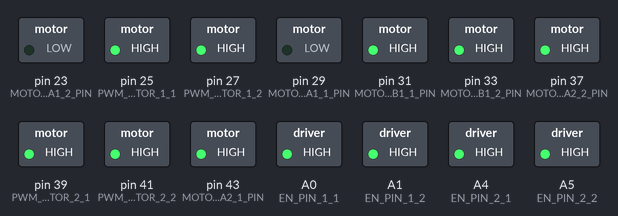
The sketch below on a simulated Arduino Mega 2560, built with avr-gcc and run on an emulated ATmega2560. Parts: switched loads named in the sketch (green lamp = pin HIGH). What the sketch prints to the serial monitor is not drawn.

Above: at 0.1 s.
Timing chart, 0 to 1.6 s (numbered marks = the images above):
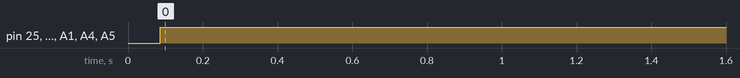

Measured:
- by itself, pin 25 (PWM_MOTOR_1_1), pin 27 (PWM_MOTOR_1_2), pin 31 (MOTOR_B1_1_PIN), pin 33 (MOTOR_B1_2_PIN), pin 37 (MOTOR_A2_2_PIN), pin 39 (PWM_MOTOR_2_1), pin 41 (PWM_MOTOR_2_2), pin 43 (MOTOR_A2_1_PIN), A0 (EN_PIN_1_1), A1 (EN_PIN_1_2), A4 (EN_PIN_2_1), A5 (EN_PIN_2_2): LOW → HIGH at 0.09 s

The sketch:

Monster_Motor_Driver.ino
```cpp
#define BRAKE 0
#define CW    1
#define CCW   2
#define CS_THRESHOLD 15   // Definition of safety current (Check: "1.3 Monster Shield Example").

//MOTOR 1 THIS MIGHT BE INCORRECT
#define MOTOR_A1_1_PIN 29
#define MOTOR_A1_2_PIN 23
#define MOTOR_B1_1_PIN 31
#define MOTOR_B1_2_PIN 33

//MOTOR 2
#define MOTOR_A2_1_PIN 43
#define MOTOR_A2_2_PIN 37
#define MOTOR_B2_1_PIN 45
#define MOTOR_B2_2_PIN 47

#define PWM_MOTOR_1_1 25
#define PWM_MOTOR_1_2 27
#define PWM_MOTOR_2_1 39
#define PWM_MOTOR_2_2 41

#define CURRENT_SEN_1_1 A2
#define CURRENT_SEN_1_2 A3
#define CURRENT_SEN_2_1 A6
#define CURRENT_SEN_2_2 A7

#define EN_PIN_1_1 A0
#define EN_PIN_1_2 A1
#define EN_PIN_2_1 A4
#define EN_PIN_2_2 A5

#define MOTOR_1 0 // I don't know what this is yet
#define MOTOR_2 1 // This too

short usSpeed = 150;  //default motor speed
unsigned short usMotor_Status = BRAKE;

void setup()
{
  pinMode(MOTOR_A1_1_PIN, OUTPUT);
  pinMode(MOTOR_A1_2_PIN, OUTPUT);
  pinMode(MOTOR_B1_1_PIN, OUTPUT);
  pinMode(MOTOR_B1_2_PIN, OUTPUT);

  pinMode(MOTOR_A2_1_PIN, OUTPUT);
  pinMode(MOTOR_A2_2_PIN, OUTPUT);
  pinMode(MOTOR_B2_1_PIN, OUTPUT);
  pinMode(MOTOR_B2_2_PIN, OUTPUT);

  pinMode(PWM_MOTOR_1_1, OUTPUT);
  pinMode(PWM_MOTOR_1_2, OUTPUT);
  pinMode(PWM_MOTOR_2_1, OUTPUT);
  pinMode(PWM_MOTOR_2_2, OUTPUT);

  pinMode(CURRENT_SEN_1_1, OUTPUT);
  pinMode(CURRENT_SEN_1_2, OUTPUT);
  pinMode(CURRENT_SEN_2_1, OUTPUT);
  pinMode(CURRENT_SEN_2_2, OUTPUT);

  pinMode(EN_PIN_1_1, OUTPUT);
  pinMode(EN_PIN_1_2, OUTPUT);
  pinMode(EN_PIN_2_1, OUTPUT);
  pinMode(EN_PIN_2_2, OUTPUT);

  Serial.begin(9600);              // Initiates the serial to do the monitoring
  Serial.println("Begin motor control");
  Serial.println(); //Print function list for user selection
  Serial.println("Enter number for control option:");
  Serial.println("1. STOP");
  Serial.println("2. FORWARD");
  Serial.println("3. REVERSE");
  Serial.println("4. READ CURRENT");
  Serial.println("+. INCREASE SPEED");
  Serial.println("-. DECREASE SPEED");
  Serial.println();

}

void loop()
{
  digitalWrite(EN_PIN_1_1, HIGH);
  digitalWrite(EN_PIN_1_2, HIGH);
  digitalWrite(EN_PIN_2_1, HIGH);
  digitalWrite(EN_PIN_2_2, HIGH);

  /*digitalWrite(MOTOR_A1_1_PIN, LOW);
  digitalWrite(MOTOR_A1_2_PIN, LOW);
  digitalWrite(MOTOR_B1_1_PIN, HIGH);
  digitalWrite(MOTOR_B1_2_PIN, HIGH);
  */


  digitalWrite(MOTOR_A1_1_PIN, LOW);
  digitalWrite(MOTOR_A1_2_PIN, LOW);
  digitalWrite(MOTOR_B1_1_PIN, HIGH);
  digitalWrite(MOTOR_B1_2_PIN, HIGH);


  digitalWrite(MOTOR_A2_1_PIN, HIGH);
  digitalWrite(MOTOR_A2_2_PIN, HIGH);
  digitalWrite(MOTOR_B2_1_PIN, LOW);
  digitalWrite(MOTOR_B2_2_PIN, LOW);


  analogWrite(PWM_MOTOR_1_1, 255);
  analogWrite(PWM_MOTOR_1_2, 255);
  analogWrite(PWM_MOTOR_2_1, 255);
  analogWrite(PWM_MOTOR_2_2, 255);


}

void Stop()
{
  Serial.println("Stop");
  usMotor_Status = BRAKE;
  motorGo(MOTOR_1, usMotor_Status, 0);
  motorGo(MOTOR_2, usMotor_Status, 0);
}

void Forward()
{
  Serial.println("Forward");
  usMotor_Status = CW;
  motorGo(MOTOR_1, usMotor_Status, usSpeed);
  motorGo(MOTOR_2, usMotor_Status, usSpeed);
}

void Reverse()
{
  Serial.println("Reverse");
  usMotor_Status = CCW;
  motorGo(MOTOR_1, usMotor_Status, usSpeed);
  motorGo(MOTOR_2, usMotor_Status, usSpeed);
}

void IncreaseSpeed()
{
  usSpeed = usSpeed + 10;
  if(usSpeed > 255)
  {
    usSpeed = 255;
  }

  Serial.print("Speed +: ");
  Serial.println(usSpeed);

  motorGo(MOTOR_1, usMotor_Status, usSpeed);
  motorGo(MOTOR_2, usMotor_Status, usSpeed);
}

void DecreaseSpeed()
{
  usSpeed = usSpeed - 10;
  if(usSpeed < 0)
  {
    usSpeed = 0;
  }

  Serial.print("Speed -: ");
  Serial.println(usSpeed);

  motorGo(MOTOR_1, usMotor_Status, usSpeed);
  motorGo(MOTOR_2, usMotor_Status, usSpeed);
}

void motorGo(uint8_t motor, uint8_t direct, uint8_t pwm)         //Function that controls the variables: motor(0 ou 1), direction (cw ou ccw) e pwm (entra 0 e 255);
{
  if(motor == MOTOR_1)
  {
    if(direct == CW)
    {
      digitalWrite(MOTOR_A1_1_PIN, LOW);
      digitalWrite(MOTOR_A1_2_PIN, LOW);
      digitalWrite(MOTOR_B1_1_PIN, HIGH);
      digitalWrite(MOTOR_B1_2_PIN, HIGH);
    }
    else if(direct == CCW) //WORKS
    {
      digitalWrite(MOTOR_A1_1_PIN, HIGH);
      digitalWrite(MOTOR_A1_2_PIN, HIGH);
      digitalWrite(MOTOR_B1_1_PIN, LOW);
      digitalWrite(MOTOR_B1_2_PIN, LOW);
    }
    else
    {
      digitalWrite(MOTOR_A1_1_PIN, LOW);
      digitalWrite(MOTOR_A1_2_PIN, LOW);
      digitalWrite(MOTOR_B1_1_PIN, LOW);
      digitalWrite(MOTOR_B1_2_PIN, LOW);
    }

    analogWrite(PWM_MOTOR_1_1, pwm);
    analogWrite(PWM_MOTOR_1_2, pwm);
  }
  else if(motor == MOTOR_2) //GOOD WORKING
  {
    if(direct == CW)
    {
      digitalWrite(MOTOR_A2_1_PIN, LOW);
      digitalWrite(MOTOR_A2_2_PIN, LOW);
      digitalWrite(MOTOR_B2_1_PIN, HIGH);
      digitalWrite(MOTOR_B2_2_PIN, HIGH);
    }
    else if(direct == CCW)
    {
      digitalWrite(MOTOR_A2_1_PIN, HIGH);
      digitalWrite(MOTOR_A2_2_PIN, HIGH);
      digitalWrite(MOTOR_B2_1_PIN, LOW);
      digitalWrite(MOTOR_B2_2_PIN, LOW);
    }
    else
    {
      digitalWrite(MOTOR_A2_1_PIN, LOW);
      digitalWrite(MOTOR_A2_2_PIN, LOW);
      digitalWrite(MOTOR_B2_1_PIN, LOW);
      digitalWrite(MOTOR_B2_2_PIN, LOW);
    }

    analogWrite(PWM_MOTOR_2_1, pwm);
    analogWrite(PWM_MOTOR_2_2, pwm);
  }
}
```
